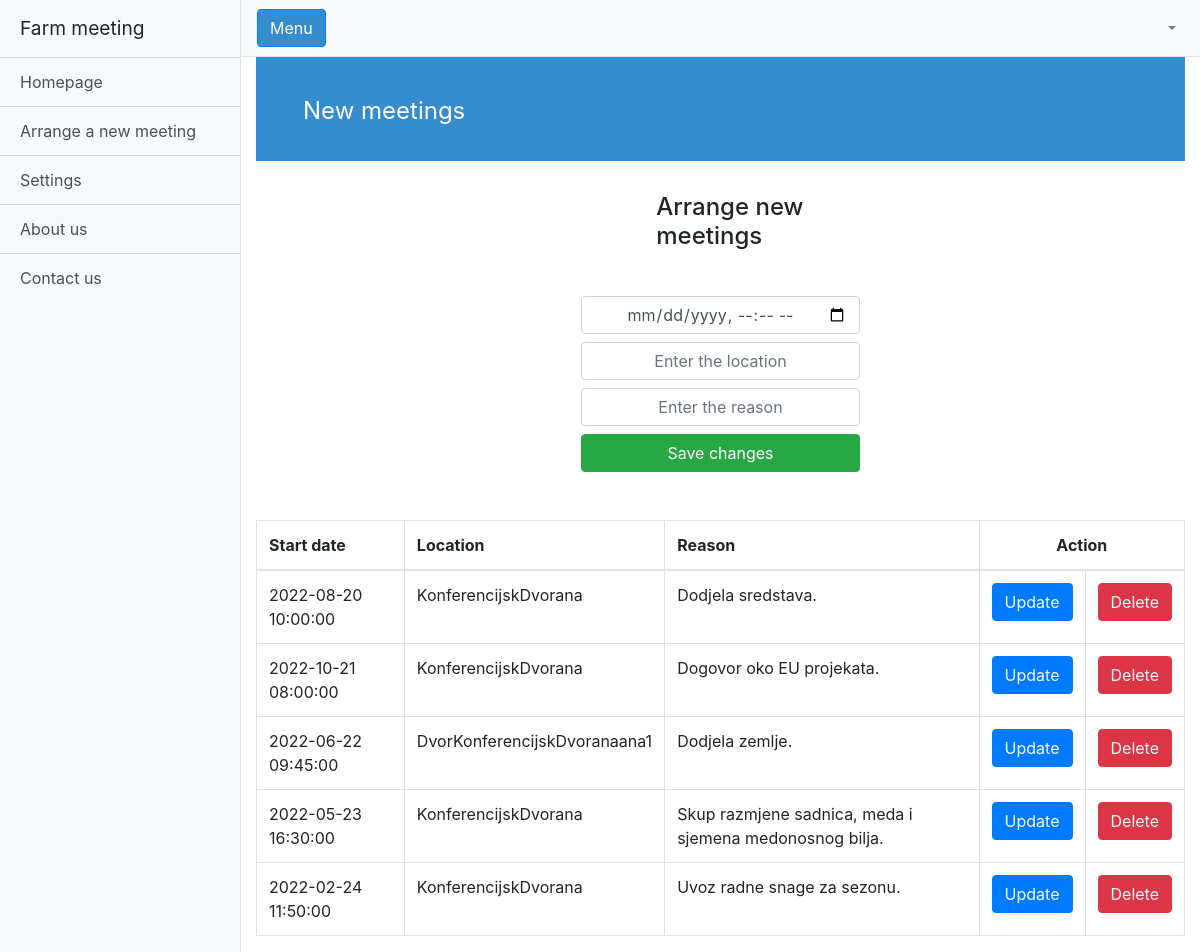
Screenshot of /mainmenu.php?x=3 with the database file from the repository.
### tables this page shows
create table meeting(
	id int not null primary key auto_increment,
	farmType int not null,
	meetingStart datetime not null,
	meetingLocation varchar(50) not null,
	reason varchar(10000) not null
);

### main/arrangenewmeeting.php (the view, shortened to what this page needs)
<?php
    include_once "head.php";
    include_once "config.php";
    $term = $db->prepare("SELECT COUNT(*) FROM meeting");
    $term->execute();
    $number=$term->fetchAll();
    $term = $db->prepare("SELECT * FROM meeting;");
    $term->execute();
    $list=$term->fetchAll();
?>
<div class="jumbotron jumbotron-sm">
    <div class="container">
        <div class="row">
            <div class="col-sm-12 col-lg-12">
                <h1 class="h1">
                    <small>New meetings</small>
                </h1>
            </div>
        </div>
    </div>
</div>
<div class="container">
    <div class="row">
        <div class=" col-lg-4 col-sm-12"></div>
        <div class=" col-lg-4 col-sm-12">
            <h4 style="padding-left: 2cm; padding-bottom: 1cm">Arrange new meetings</h4>
            <form action="" method="post" name="update">
                <input class="form-control mb-2" style="text-align: center;margin-bottom: 1cm" type="datetime-local" name="meetingStart" placeholder="Select a date">
                <input class="form-control mb-2" style="text-align: center;margin-bottom: 1cm" type="text" name="meetingLocation" placeholder="Enter the location">
                <input class="form-control mb-2" style="text-align: center;margin-bottom: 1cm" type="text" name="reason" placeholder="Enter the reason">
                <button class="btn btn-success btn-block mb-5" type="submit"><i class="fas fa-sign-in-alt"></i>Save changes</button>
            </form>
        </div>
    </div>
    <div class="row justify-content-center">
    <table class="table table-bordered">
        <thead>
            <tr>
                <th>Start date</th>
                <th>Location</th>
                <th>Reason</th>
                <th colspan="2" style="text-align: center">Action</th>
            </tr>
        </thead>
        <tbody>
            <?php for ($i=0; $i<$number[0][0]; $i++):?>
            <tr>
                <td scope="row"><?=$list[$i][2]?></td>
                <td><?=$list[$i][3]?></td>
                <td><?=$list[$i][4]?></td>
                <td style="text-align:center"><?=$list[$i][6]?> <button class ="btn btn-primary" type="submit"><a href="main/update.php?id=<?php echo $list[$i][0]?> " class="text-light">Update</a></button></td>
                <td style="text-align:center"><?=$list[$i][7]?> <button class ="btn btn-danger" type="submit"><a href="main/delete.php?id=<?php echo $list[$i][0]?> " class="text-light">Delete</a></button></td>
            </tr>
            <?php endfor;?>
        </tbody>
    </table>

### public/style.css (style rules this page uses)
body { overflow-x: hidden; }
.jumbotron { background: #358CCE; color: #FFF; border-radius: 0px; }
.jumbotron-sm { padding-top: 24px; padding-bottom: 24px; }
.jumbotron small { color: #FFF; }
.h1 small { font-size: 24px; }

### rows the page displays
meeting: meetingStart "2022-08-20 10:00:00", meetingLocation "KonferencijskDvorana", reason "Dodjela sredstava."
meeting: meetingStart "2022-10-21 08:00:00", meetingLocation "KonferencijskDvorana", reason "Dogovor oko EU projekata."
meeting: meetingStart "2022-06-22 09:45:00", meetingLocation "DvorKonferencijskDvoranaana1", reason "Dodjela zemlje."
meeting: meetingStart "2022-05-23 16:30:00", meetingLocation "KonferencijskDvorana", reason "Skup razmjene sadnica, meda i sjemena medonosnog bilja."
meeting: meetingStart "2022-02-24 11:50:00", meetingLocation "KonferencijskDvorana", reason "Uvoz radne snage za sezonu."
